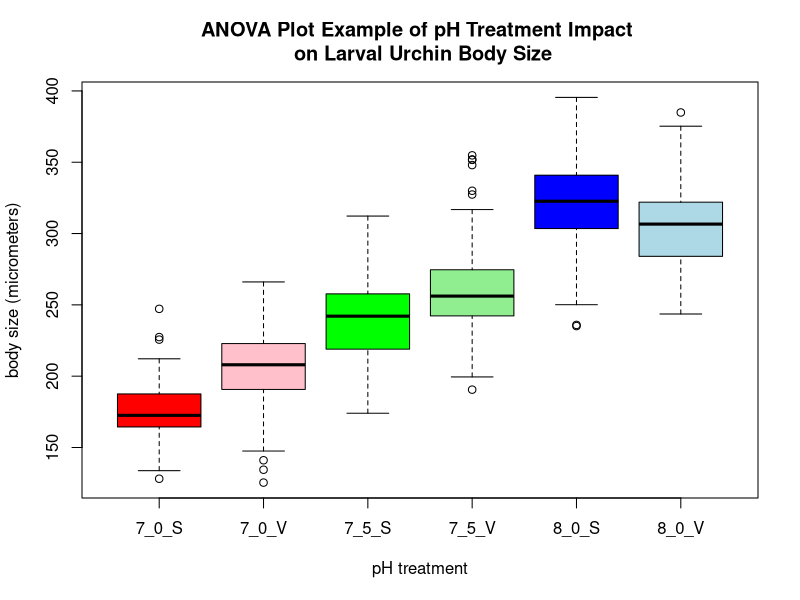

R code for this plot:
## ---- chunk 1
# Reading in my data
urchin <-read.table("Spurp_OASV2_LarvalLengths.csv",header = T,sep=",")
head(urchin)

# Running my one-way ANOVA function on my data
fitANOVA <- function(data=urchin){
  xVar = urchin[,3]
  yVar = urchin[,4]
  myAOVModel <- aov(yVar~xVar,data = data)
  myAOVOutput<-summary(myAOVModel)
  return(myAOVOutput)
}


fitANOVA(urchin)

# Running my ANOVA Plot function on my data
fitANOVA <- function(data=urchin){
  xVar = urchin[,3]
  yVar = urchin[,4]
  myAOVModel <- aov(yVar~xVar,data = data)
  myAOVOutput<-summary(myAOVModel)
  return(myAOVOutput)
}

# Using my larval urchin morphometric data
fitANOVA(urchin)


fitANOVAPlot <- function(data=urchin){
  xVar = urchin[,3]
  yVar = urchin[,4]
  myAOVPlot <- boxplot(yVar~xVar, data=data, col=c("red", "pink", "green", "lightgreen", "blue", "lightblue"), main = "ANOVA Plot Example of pH Treatment Impact \n on Larval Urchin Body Size", xlab = "pH treatment", ylab = "body size (micrometers)")
  return(myAOVPlot)
}

# Running function with default settings
fitANOVAPlot(urchin)
